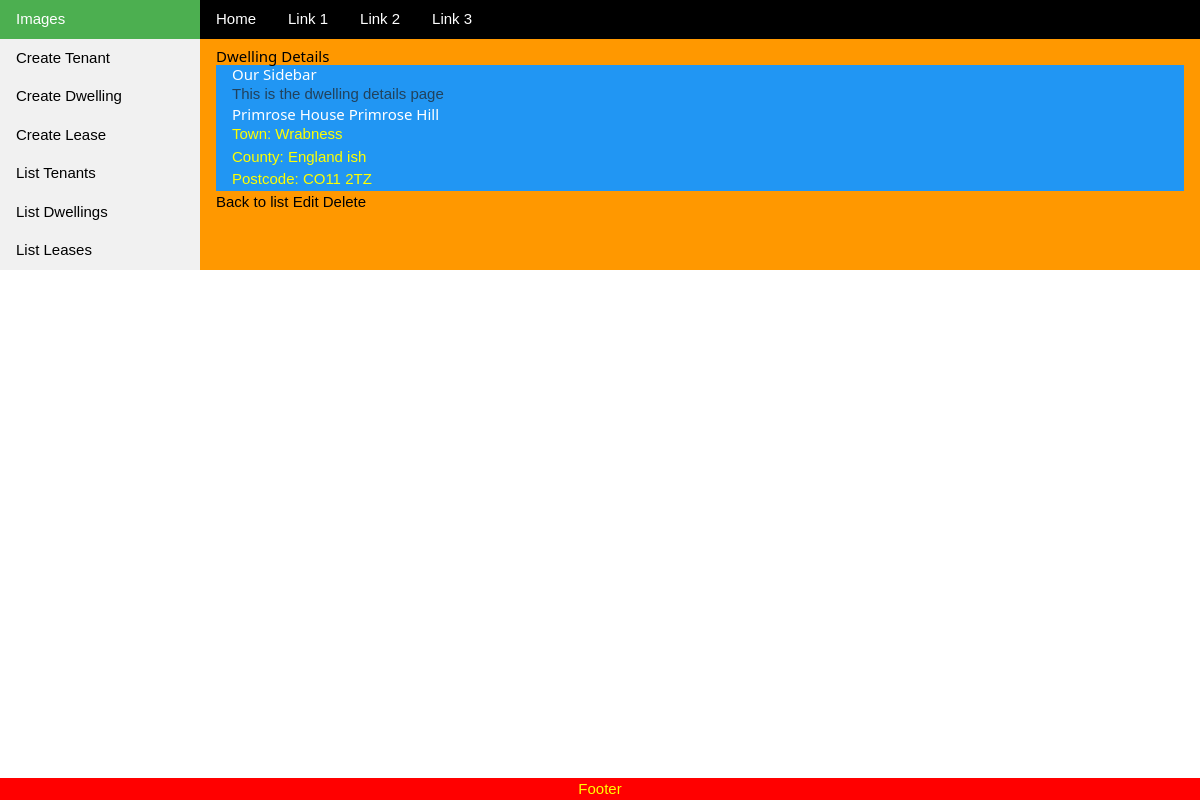
/portfolio/detail_dwelling/2/, run on the app's committed database.
### PropertiesApp/models/dwelling_model.py (models this page shows, shortened)
class Dwelling(models.Model):
    house = models.CharField(max_length=100)
    street = models.CharField(max_length=100, blank=True, null=True)
    town = models.CharField(max_length=100, blank=True, null=True)
    county = models.CharField(max_length=100, blank=True, null=True)
    postcode = models.CharField(max_length=20)
    created_at = models.DateTimeField(auto_now_add=True)
    updated_at = models.DateTimeField(auto_now=True)

### PropertiesApp/views/dwelling_views.py (the view)
class DwellingDetailView(DetailView):
    model = Dwelling
    form_class = DwellingDetailForm
    context_object_name = "dwelling"
    template_name = "PropertiesApp/detail_dwelling.html"

### PropertiesApp/templates/PropertiesApp/detail_dwelling.html
{% extends "PropertiesApp/properties_app_base.html" %}
{% block content %}
    <h2>Dwelling Details</h2>
    <div class="w3-container w3-blue">
        <h3>Our Sidebar</h3>
        <p class='text-muted'>This is the dwelling details page </p>
        <h2>{{ dwelling.house }} {{ dwelling.street }}</h2>
        <p>Town: {{ dwelling.town }}</p>
        <p>County: {{ dwelling.county }}</p>
        <p>Postcode: {{ dwelling.postcode }}</p>
    </div>
    <a href="{% url 'list-dwelling' %}">Back to list</a>
    <a href="{% url 'update-dwelling' dwelling.pk %}">Edit</a>
    <a href="{% url 'delete-dwelling' dwelling.pk %}">Delete</a>
  {% endblock content %}

### PropertiesApp/static/css/w3.css (style rules this page uses)
*,*:before,*:after { box-sizing:inherit }
html { -ms-text-size-adjust:100%;-webkit-text-size-adjust:100% }
body { margin:0 }
a { background-color:transparent }
html,body { font-family:Verdana,sans-serif;font-size:15px;line-height:1.5 }
html { overflow-x:hidden }
h2 { font-size:30px }
h3 { font-size:24px }
h1,h2,h3,h4,h5,h6 { font-family:"Segoe UI",Arial,sans-serif;font-weight:400;margin:10px 0 }
a { color:inherit }
.w3-container:after,.w3-container:before,.w3-panel:after,.w3-panel:before,.w3-row:after,.w3-row:before,.w3-row-padding:after,.w3-row-padding:before, .w3-cell-row:before,.w3-cell-row:after,.w3-clear:after,.w3-clear:before,.w3-bar:before,.w3-bar:after { content:"";display:table;clear:both }
.w3-container,.w3-panel { padding:0.01em 16px }
.w3-blue,.w3-hover-blue:hover { color:#fff!important;background-color:#2196F3!important }

### MyPortfolioBase/templates/base.html (style rules this page uses)
html, body { height: 100vh; margin: 0; }
p { color: yellow; }

### data on the page
Dwelling: house "Primrose House", street "Primrose Hill", town "Wrabness", county "England ish", postcode "CO11 2TZ"
